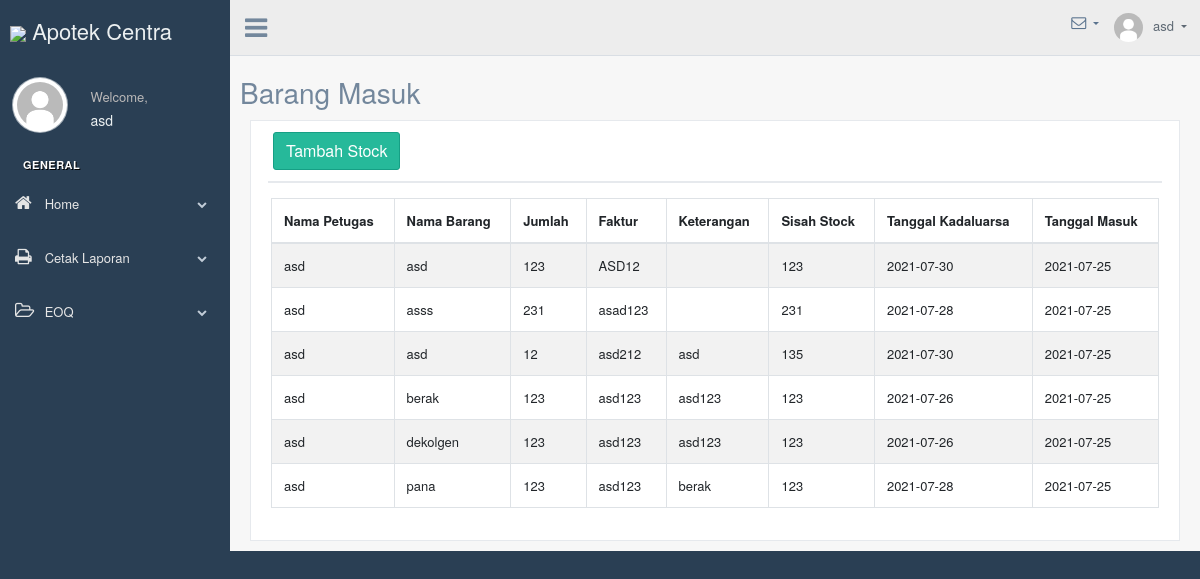
Screenshot of /admin/barang_masuk.php (signed in) with the database file from the repository.
### tables this page shows
CREATE TABLE `tbl_petugas` (
  `id_petugas` int(20) NOT NULL,
  `nama_petugas` varchar(255) NOT NULL,
  `img` varchar(255) NOT NULL,
  `email` varchar(255) NOT NULL,
  `alamat_petugas` text NOT NULL,
  `password` varchar(255) NOT NULL
);

CREATE TABLE `tbl_barang_masuk` (
  `id_masuk` int(20) NOT NULL,
  `id_item` varchar(255) NOT NULL,
  `id_petugas` int(20) NOT NULL,
  `jumlah_barang` int(200) NOT NULL,
  `sisah_stock` int(11) NOT NULL,
  `no_faktur` varchar(255) NOT NULL,
  `status` varchar(255) NOT NULL,
  `keterangan` text NOT NULL,
  `create_date` date NOT NULL
);

CREATE TABLE `tbl_barang` (
  `id_barang` int(20) NOT NULL,
  `id_item` varchar(255) NOT NULL,
  `id_kategori` int(20) NOT NULL,
  `id_supplier` int(20) NOT NULL,
  `id_brand` int(20) NOT NULL,
  `kode_barang` varchar(10) NOT NULL,
  `nama_barang` varchar(255) NOT NULL,
  `stock_barang` int(11) NOT NULL,
  `gambar_barang` varchar(255) NOT NULL,
  `qr_code` varchar(255) NOT NULL,
  `deskripsi` text NOT NULL,
  `harga_barang` int(11) NOT NULL,
  `tempo_barang` date NOT NULL,
  `create_date` date NOT NULL,
  `status` varchar(255) NOT NULL
);

### model/User.php (called while the page is built, shortened)
<?php
function GetDataPetugas($id, $conn)
{
   $sql = "SELECT * FROM tbl_petugas where id_petugas = '" . $id . "' ";
   $item = mysqli_query($conn, $sql);
   $data = mysqli_fetch_assoc($item);
   return $data;
}
function GetDetailBarang($id, $conn)
{
   $sql = "SELECT * FROM tbl_barang where id_item = '" . $id . "' ";
   $item = mysqli_query($conn, $sql);
   $data = mysqli_fetch_assoc($item);
   return $data;
}
function GetDataBarangMasuk($conn)
{
   $sql = "SELECT * FROM tbl_barang_masuk ORDER BY create_date desc";
   $item = mysqli_query($conn, $sql);
   return $item;
}
function GetDataLogo($conn)
{
   $sql = "SELECT * FROM tbl_logo ORDER by create_date DESC LIMIT 1";
   $item = mysqli_query($conn, $sql);
   $data = mysqli_fetch_assoc($item);
   return $data;
}
?>

### admin/barang_masuk.php (the view, shortened to what this page needs)
<?php
require('../model/User.php');
$logo = GetDataLogo($conn);
$data_barang = GetDataBarangMasuk($conn);
$now = GetDataPetugas($_SESSION['id_petugas'], $conn);
?>
<!DOCTYPE html>
<html lang="en">
<head>
  <link href="../vendors/bootstrap/dist/css/bootstrap.min.css" rel="stylesheet">
  <link href="../vendors/font-awesome/css/font-awesome.min.css" rel="stylesheet">
  <link href="../vendors/nprogress/nprogress.css" rel="stylesheet">
  <link href="../vendors/iCheck/skins/flat/green.css" rel="stylesheet">
  <link href="../vendors/bootstrap-progressbar/css/bootstrap-progressbar-3.3.4.min.css" rel="stylesheet">
  <link href="../vendors/jqvmap/dist/jqvmap.min.css" rel="stylesheet" />
  <link href="../vendors/bootstrap-daterangepicker/daterangepicker.css" rel="stylesheet">
  <link href="../vendors/datatables.net-bs/css/dataTables.bootstrap.min.css" rel="stylesheet">
  <link href="../vendors/datatables.net-buttons-bs/css/buttons.bootstrap.min.css" rel="stylesheet">
  <link href="../vendors/datatables.net-fixedheader-bs/css/fixedHeader.bootstrap.min.css" rel="stylesheet">
  <link href="../vendors/datatables.net-responsive-bs/css/responsive.bootstrap.min.css" rel="stylesheet">
  <link href="../vendors/datatables.net-scroller-bs/css/scroller.bootstrap.min.css" rel="stylesheet">
  <link href="../build/css/custom.min.css" rel="stylesheet">
</head>
<body class="nav-md">
  <div class="container body">
    <div class="main_container">
      <div class="col-md-3 left_col">
        <div class="left_col scroll-view">
          <div class="navbar nav_title" style="border: 0;">
            <a href="index.php" class="site_title"><img width="50px" src="../admin/images/logo/<?php echo $logo['nama_logo'] ?>" /> <span>Apotek Centra Medika</span></a>
          </div>
          <div class="profile clearfix">
            <div class="profile_pic">
              <img src="../admin/images/profile/<?php echo $now['img'] ?>" alt="..." class="img-circle profile_img">
            </div>
            <div class="profile_info">
              <span>Welcome,</span>
              <h2><?php echo $now['nama_petugas'] ?></h2>
            </div>
          </div>
          <br />
          <div id="sidebar-menu" class="main_menu_side hidden-print main_menu">
            <div class="menu_section">
              <h3>General</h3>
              <ul class="nav side-menu">
                <li><a><i class="fa fa-home"></i> Home <span class="fa fa-chevron-down"></span></a>
                </li>
              </ul>
              <ul class="nav side-menu">
                <li><a><i class="fa fa-print"></i> Cetak Laporan <span class="fa fa-chevron-down"></span></a>
                </li>
              </ul>
              <ul class="nav side-menu">
                <li><a><i class="fa fa-folder-open-o"></i> EOQ <span class="fa fa-chevron-down"></span></a>
                </li>
              </ul>
            </div>
          </div>
        </div>
      </div>
      <div class="top_nav">
        <div class="nav_menu">
          <div class="nav toggle">
            <a id="menu_toggle"><i class="fa fa-bars"></i></a>
          </div>
          <nav class="nav navbar-nav">
            <ul class=" navbar-right">
              <li class="nav-item dropdown open" style="padding-left: 15px;">
                <a href="javascript:;" class="user-profile dropdown-toggle" aria-haspopup="true" id="navbarDropdown" data-toggle="dropdown" aria-expanded="false">
                  <img src="../admin/images/profile/<?php echo $now['img'] ?>" alt=""><?php echo $now['nama_petugas'] ?>
              </li>
              <li role="presentation" class="nav-item dropdown open">
                <a href="javascript:;" class="dropdown-toggle info-number" id="navbarDropdown1" data-toggle="dropdown" aria-expanded="false">
                  <i class="fa fa-envelope-o"></i>
                </a>
              </li>
            </ul>
          </nav>
        </div>
      </div>
      <div class="right_col" role="main">
        <div class="row" style="display: inline-block;">
          <h3>Barang Masuk</h3>
        </div>
        <br />
        <div class="row">
          <div class="col-md-12 col-sm-12 ">
            <div class="x_panel">
              <div class="x_title">
                <button type="button" class="btn btn-success" data-toggle="modal" data-target="#myModal">Tambah Stock</button>
              </div>
              <div class="x_content">
                <div class="row">
                  <div class="col-sm-12">
                    <div class="card-box table-responsive">
                      <table id="datatable" class="table table-striped table-bordered" style="width:100%">
                        <thead>
                          <tr>
                            <th>Nama Petugas</th>
                            <th>Nama Barang</th>
                            <th>Jumlah</th>
                            <th>Faktur</th>
                            <th>Keterangan</th>
                            <th>Sisah Stock</th>
                            <th>Tanggal Kadaluarsa</th>
                            <th>Tanggal Masuk</th>
                          </tr>
                        </thead>
                        <tbody>
                          <?php while ($data = mysqli_fetch_assoc($data_barang)) {
                            $petugas = GetDataPetugas($data['id_petugas'], $conn);
                            $barang = GetDetailBarang($data['id_item'], $conn);
                          ?>
                            <tr>
                              <td><?php echo $petugas['nama_petugas'] ?></td>
                              <td><?php echo $barang['nama_barang'] ?></td>
                              <td><?php echo $data['jumlah_barang'] ?></td>
                              <td><?php echo $data['no_faktur'] ?></td>
                              <td><?php echo $data['keterangan'] ?></td>
                              <td><?php echo $data['sisah_stock'] ?></td>
                              <td><?php echo $barang['tempo_barang'] ?></td>
                              <td><?php echo $data['create_date'] ?></td>
                            </tr>
                          <?php } ?>
                        </tbody>
                      </table>
                    </div>
                  </div>
                </div>
              </div>
            </div>
          </div>
        </div>
      </div>
    </div>
  </div>
</body>
</html>

### rows the page displays
tbl_petugas: img (picture), nama_petugas "asd"
tbl_barang_masuk: id_petugas.nama_petugas "asd", tbl_barang.nama_barang "asd", jumlah_barang "123", no_faktur "ASD12", sisah_stock "123", tbl_barang.tempo_barang "2021-07-30", create_date "2021-07-25"
tbl_barang_masuk: id_petugas.nama_petugas "asd", tbl_barang.nama_barang "asss", jumlah_barang "231", no_faktur "asad123", sisah_stock "231", tbl_barang.tempo_barang "2021-07-28", create_date "2021-07-25"
tbl_barang_masuk: id_petugas.nama_petugas "asd", tbl_barang.nama_barang "asd", jumlah_barang "12", no_faktur "asd212", keterangan "asd", sisah_stock "135", tbl_barang.tempo_barang "2021-07-30", create_date "2021-07-25"
tbl_barang_masuk: id_petugas.nama_petugas "asd", tbl_barang.nama_barang "berak", jumlah_barang "123", no_faktur "asd123", keterangan "asd123", sisah_stock "123", tbl_barang.tempo_barang "2021-07-26", create_date "2021-07-25"
tbl_barang_masuk: id_petugas.nama_petugas "asd", tbl_barang.nama_barang "dekolgen", jumlah_barang "123", no_faktur "asd123", keterangan "asd123", sisah_stock "123", tbl_barang.tempo_barang "2021-07-26", create_date "2021-07-25"
tbl_barang_masuk: id_petugas.nama_petugas "asd", tbl_barang.nama_barang "pana", jumlah_barang "123", no_faktur "asd123", keterangan "berak", sisah_stock "123", tbl_barang.tempo_barang "2021-07-28", create_date "2021-07-25"
